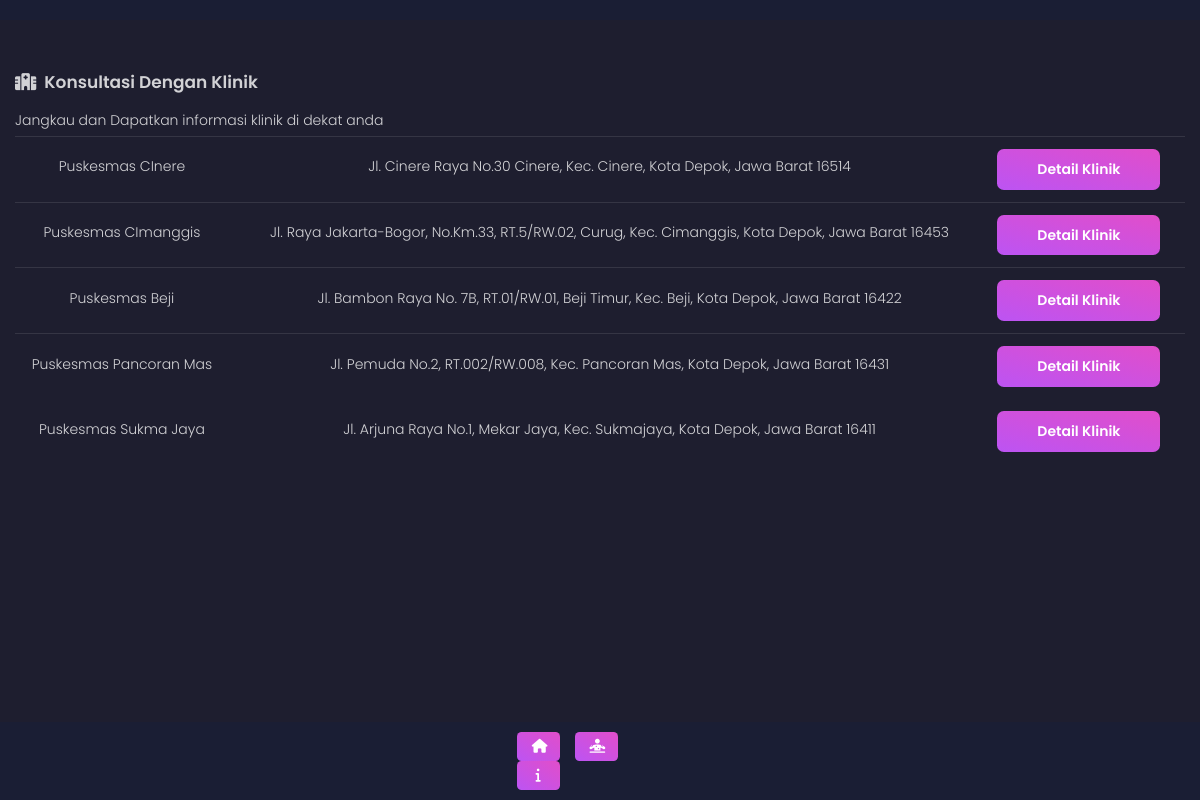
The page /index.php/c_index/konsultasi_klinik on the database as committed earlier.
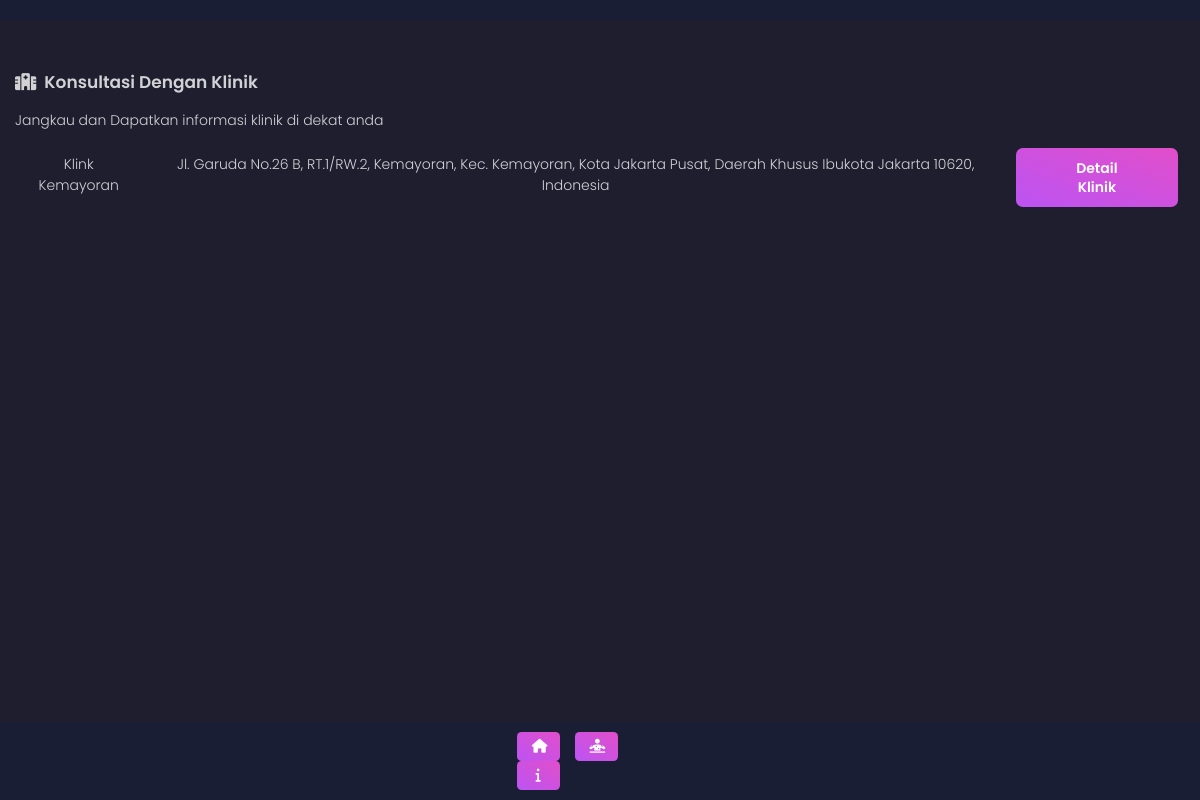
The same page on the database as committed later.
### tables this page shows
CREATE TABLE `t_klinik` (
  `id_klinik` int(11) NOT NULL,
  `nama_klinik` varchar(500) NOT NULL,
  `alamat_klinik` varchar(2000) NOT NULL,
  `telp_klinik` varchar(2000) NOT NULL,
  `keterangan` varchar(2000) NOT NULL,
  `tentang` varchar(5000) NOT NULL,
  `status` int(11) NOT NULL DEFAULT 0
);

### application/libraries/Template.php (called while the page is built)
<?php if ( ! defined('BASEPATH')) exit('No direct script access allowed');
class Template {
	var $template_data = array();
	function set($name, $value)
	{
		$this->template_data[$name] = $value;
	}
	function load($template = '', $view = '', $view_data = array(), $return = FALSE)
	{
		$this->CI =& get_instance();
		$this->set('contents', $this->CI->load->view($view, $view_data, TRUE));
		return $this->CI->load->view($template, $this->template_data, $return);
	}
}

### application/controllers/C_index.php (called while the page is built, shortened)
<?php
class C_index extends CI_Controller {
    public function konsultasi_klinik()
	{
        $data['rs_klinik'] = $this->M_klinik->getAllKlinik();
		$this->template->load('static','list_klinik',$data);
	}
}

### index.php (called while the page is built, shortened)
<?php
require_once BASEPATH.'core/CodeIgniter.php';

### application/models/M_klinik.php (called while the page is built, shortened)
<?php
class M_klinik extends CI_Model {
	public function getAllKlinik()
	{
		return $this->db->get('t_klinik')->result();
	}
}

### application/views/list_klinik.php (the view, shortened to what this page needs)
<div class="container-fluid">
    <h4 class="title"><i class="fas fa-hospital-alt"></i>&nbsp Konsultasi Dengan Klinik</h4>
    <p>Jangkau dan Dapatkan informasi klinik di dekat anda</p>
    <div class="table-responsive">
        <table class="table table-shopping">
            <tbody>
                <?php
                foreach($rs_klinik as $klinik){
                ?>
                <tr>
                    <td>
                        <p class="text-center text-capitalize"><?=$klinik->nama_klinik?></p>
                    </td>
                    <td>
                        <p class="text-center text-capitalize"><?=$klinik->alamat_klinik?></p>
                    </td>
                    <td>
                        <a href="<?=base_url("C_index/detail_klinik/").$klinik->id_klinik?>"><button class="btn btn-primary">Detail Klinik</button></a>
                    </td>
                </tr>
                <?php } ?>
            </tbody>
        </table>
    </div>
</div>

### application/views/static.php (shortened to what this page needs)
<!DOCTYPE html>
<html lang="en">
<head>
    <link href="<?= base_url()?>/assets/css/nucleo-icons.css" rel="stylesheet" />
    <link href="<?= base_url()?>/assets/css/black-dashboard.css?v=1.0.0" rel="stylesheet" />
    <link href="<?= base_url()?>/assets/demo/demo.css" rel="stylesheet" />
</head>
<body class="">
    <?php
      $segment = $this->uri->segment(1);
      $status_admin = $this->session->userdata('status_admin');
    ?>
    <nav class="navbar fixed-top navbar-light" style="color:#fff;">
    </nav>
    <div style="padding-top:70px;padding-bottom:100px;">
        <?= $contents?>
    </div>
    <nav class="navbar fixed-bottom navbar-light justify-content-center" style="color:#fff;">
      <div class="row">
        <a class="btn btn-<?= $segment == "C_index"?"success":"primary" ?> btn-sm col-3" href="<?=base_url("C_index")?>">
          <i class="fas fa-home"></i></i> <span class="reactive-mobile"><sub>Beranda</sub></span>
        </a>
        <?php
        if($status_admin == "1"){
        ?>
        <a class="btn btn-<?= $segment == "C_administrasi_aplikasi"?"success":"primary" ?> btn-sm col-3" href="<?=base_url("C_administrasi_aplikasi")?>">
          <i class="fas fa-diagnoses"></i></i> <span class="reactive-mobile"><sub>Admin Aplikasi</sub></span>
        </a>
        <?php
        }else{
        ?>
        <a class="btn btn-<?= $segment == "C_profile_kehamilan"?"success":"primary" ?> btn-sm col-3" href="<?=base_url("C_profile_kehamilan")?>">
          <i class="fas fa-diagnoses"></i></i> <span class="reactive-mobile"><sub>Profile Kehamilan</sub></span>
        </a>
        <?php } ?>
        <a class="btn btn-<?= $segment == "C_tentang"?"success":"primary" ?> btn-sm col-3" href="<?=base_url("C_tentang")?>">
          <i class="fas fa-info"></i></i> <span class="reactive-mobile"><sub>Tentang</sub></span>
        </a>
      </div>
    </nav>
</body>
</html>

Rows that differ between the two databases and show on the page:
removed t_klinik: nama_klinik "Puskesmas CInere", alamat_klinik "Jl. Cinere Raya No.30 Cinere, Kec. Cinere, Kota Depok, Jawa Barat 16514"
removed t_klinik: nama_klinik "Puskesmas CImanggis", alamat_klinik "Jl. Raya Jakarta-Bogor, No.km.33, RT.5/RW.02, Curug, Kec. Cimanggis, Kota Depok, Jawa Barat 16453"
removed t_klinik: nama_klinik "Puskesmas Beji", alamat_klinik "Jl. Bambon Raya No. 7B, RT.01/RW.01, Beji Timur, Kec. Beji, Kota Depok, Jawa Barat 16422"
removed t_klinik: nama_klinik "Puskesmas Pancoran Mas", alamat_klinik "Jl. Pemuda No.2, RT.002/RW.008, Kec. Pancoran Mas, Kota Depok, Jawa Barat 16431"
removed t_klinik: nama_klinik "Puskesmas Sukma Jaya", alamat_klinik "Jl. Arjuna Raya No.1, Mekar Jaya, Kec. Sukmajaya, Kota Depok, Jawa Barat 16411"
added t_klinik: nama_klinik "Klink Kemayoran", alamat_klinik "Jl. Garuda No.26 B, RT.1/RW.2, Kemayoran, Kec. Kemayoran, Kota Jakarta Pusat, Daerah Khusus Ibukota Jakarta 10620, Indonesia"
